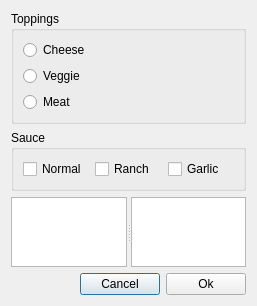
<?xml version="1.0" encoding="UTF-8"?>
<ui version="4.0">
 <class>Dialog</class>
 <widget class="QDialog" name="Dialog">
  <property name="geometry">
   <rect>
    <x>0</x>
    <y>0</y>
    <width>257</width>
    <height>298</height>
   </rect>
  </property>
  <property name="windowTitle">
   <string>Dialog</string>
  </property>
  <layout class="QVBoxLayout" name="verticalLayout_2">
   <item>
    <widget class="QGroupBox" name="groupBox">
     <property name="title">
      <string>Toppings</string>
     </property>
     <layout class="QVBoxLayout" name="verticalLayout">
      <item>
       <widget class="QRadioButton" name="radioButton">
        <property name="text">
         <string>Cheese</string>
        </property>
       </widget>
      </item>
      <item>
       <widget class="QRadioButton" name="radioButton_2">
        <property name="text">
         <string>Veggie</string>
        </property>
       </widget>
      </item>
      <item>
       <widget class="QRadioButton" name="radioButton_3">
        <property name="text">
         <string>Meat</string>
        </property>
       </widget>
      </item>
     </layout>
    </widget>
   </item>
   <item>
    <widget class="QGroupBox" name="groupBox_2">
     <property name="title">
      <string>Sauce</string>
     </property>
     <layout class="QHBoxLayout" name="horizontalLayout">
      <item>
       <widget class="QCheckBox" name="checkBox">
        <property name="text">
         <string>Normal</string>
        </property>
       </widget>
      </item>
      <item>
       <widget class="QCheckBox" name="checkBox_2">
        <property name="text">
         <string>Ranch</string>
        </property>
       </widget>
      </item>
      <item>
       <widget class="QCheckBox" name="checkBox_3">
        <property name="text">
         <string>Garlic</string>
        </property>
       </widget>
      </item>
     </layout>
    </widget>
   </item>
   <item>
    <widget class="QSplitter" name="splitter">
     <property name="orientation">
      <enum>Qt::Orientation::Horizontal</enum>
     </property>
     <widget class="QTextEdit" name="textEdit"/>
     <widget class="QTextEdit" name="textEdit_2"/>
    </widget>
   </item>
   <item>
    <layout class="QHBoxLayout" name="horizontalLayout_2">
     <item>
      <spacer name="horizontalSpacer">
       <property name="orientation">
        <enum>Qt::Orientation::Horizontal</enum>
       </property>
       <property name="sizeHint" stdset="0">
        <size>
         <width>40</width>
         <height>20</height>
        </size>
       </property>
      </spacer>
     </item>
     <item>
      <widget class="QPushButton" name="pushButton">
       <property name="text">
        <string>Cancel</string>
       </property>
      </widget>
     </item>
     <item>
      <widget class="QPushButton" name="pushButton_2">
       <property name="text">
        <string>Ok</string>
       </property>
      </widget>
     </item>
    </layout>
   </item>
  </layout>
 </widget>
 <resources/>
 <connections/>
</ui>
